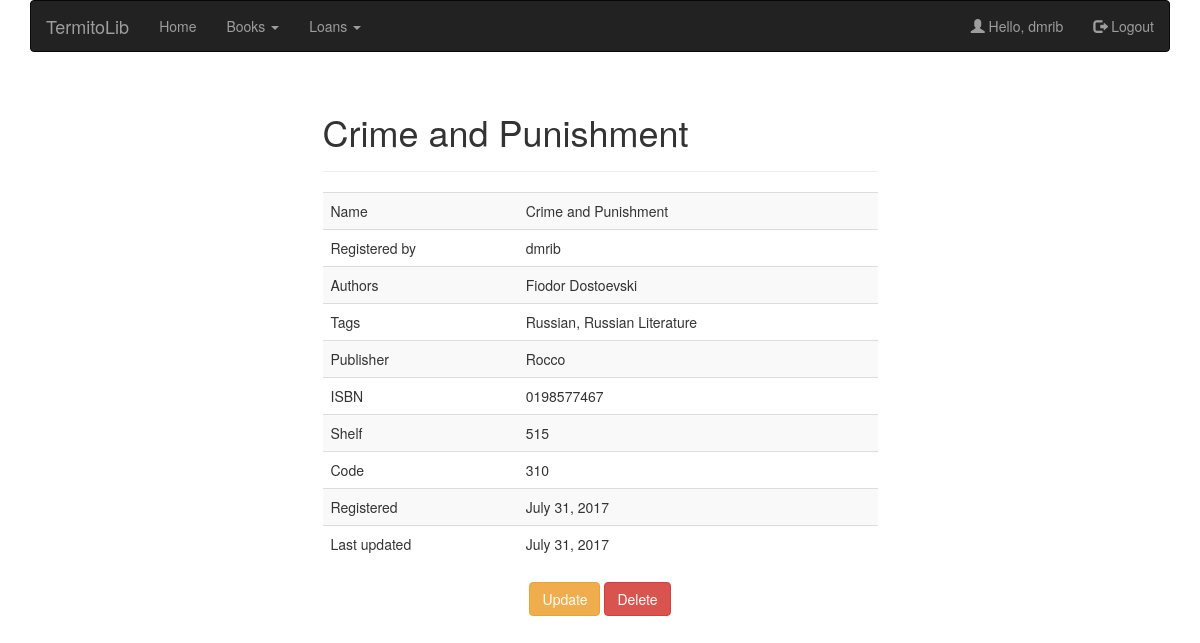
The page /books/8/ (signed in) on the database its author committed.
### books/models.py (models this page shows, shortened)
class Book(models.Model):
    registered_by = models.ForeignKey(settings.AUTH_USER_MODEL)
    name = models.CharField(max_length=200, unique=True)
    authors = models.TextField(max_length=500, help_text='Separate each item by comma.')
    tags = models.TextField(help_text='Separate each item by comma.', blank=True, null=True)
    publisher = models.CharField(max_length=200)
    isbn = models.CharField(max_length=200, unique=True)
    shelf = models.CharField(max_length=10)
    code = models.CharField(max_length=10, unique=True)
    copies = models.PositiveIntegerField()
    registered = models.DateTimeField(auto_now_add=True)
    updated = models.DateTimeField(auto_now=True)
    class Meta:
        ordering = ['name', 'code']
    def get_absolute_url(self):
        return f"/books/{self.pk}"

### books/views.py (the view)
# urls.py: url(r'^(?P<pk>[-\w]+)/$', BookDetailView.as_view(), name='book-detail'),
class BookDetailView(DetailView):
    model = Book
    context_object_name = 'book'

### books/templates/books/book_detail.html (shortened to what this page needs)
{% extends "layout.html" %}
{% block page_title %}{{ book.name }}{% endblock %}
{% block content %}
<div class="table-responsive">
    <table class="table table-striped">
        <tbody>
            <tr>
                <td>Name</td>
                <td>{{ book.name }}</td>
            </tr>
            <tr>
                <td>Registered by</td>
                <td>{{ book.registered_by.username }}</td>
            </tr>
            <tr>
                <td>Authors</td>
                <td>{{ book.authors }}</td>
            </tr>
            <tr>
                <td>Tags</td>
                <td>{{ book.tags }}</td>
            </tr>
            <tr>
                <td>Publisher</td>
                <td>{{ book.publisher }}</td>
            </tr>
            <tr>
                <td>ISBN</td>
                <td>{{ book.isbn }}</td>
            </tr>
            <tr>
                <td>Shelf</td>
                <td>{{ book.shelf }}</td>
            </tr>
            <tr>
                <td>Code</td>
                <td>{{ book.code }}</td>
            </tr>
            <tr>
                <td>Registered</td>
                <td>{{ book.registered|date }}</td>
            </tr>
            <tr>
                <td>Last updated</td>
                <td>{{ book.updated|date }}</td>
            </tr>
    </table>
</div>
<center>
    {% if request.user.is_staff %}
    <div class="btn-group">
        <a href="{{ book.get_absolute_url }}/update"><button type="button" class="btn btn-warning">Update</button></a>
        <a href="{{ book.get_absolute_url }}/delete"><button type="button" class="btn btn-danger">Delete</button></a>
    </div>
    {% endif %}
</center>
{% endblock%}

### templates/layout.html (shortened to what this page needs)
<!DOCTYPE html>
<html lang="en">
    <head>
        <link rel="stylesheet" href="https://maxcdn.bootstrapcdn.com/bootstrap/3.3.7/css/bootstrap.min.css">
    </head>
    <body>
        <div class="container">
            <nav class="navbar navbar-inverse">
                <div class="container-fluid">
                    <div class="navbar-header">
                        <a class="navbar-brand" href="{% url 'home' %}">TermitoLib</a>
                    </div>
                    <ul class="nav navbar-nav">
                        <li><a href="{% url 'home' %}">Home</a></li>
                        <li class="dropdown">
                            <a class="dropdown-toggle" data-toggle="dropdown" href="#">Books
                                <span class="caret"></span></a>
                        </li>
                        <li class="dropdown">
                            <a class="dropdown-toggle" data-toggle="dropdown" href="#">Loans
                                <span class="caret"></span></a>
                        </li>
                    </ul>
                    <ul class="nav navbar-nav navbar-right">
                        {% if user.is_authenticated %}
                        <li><a href="{% url 'home' %}"><span class="glyphicon glyphicon-user"></span> Hello, {{ user.username }}</a></li>
                        <li><a href="{% url 'logout' %}"><span class="glyphicon glyphicon-log-out"></span> Logout</a></li>
                        {% else %}
                        <li><a href="{% url 'users:signup' %}"><span class="glyphicon glyphicon-user"></span> Sign Up</a></li>
                        <li><a href="{% url 'login' %}"><span class="glyphicon glyphicon-log-in"></span> Login</a></li>
                        {% endif %}
                    </ul>
                </div>
            </nav>
        </div>
        <div class="container">
            <div class="row">
                <div class="col-sm-3"></div>
                <div class="col-sm-6">
                    <div class="page-header">
                        <h1>{% block page_title %} {% endblock %}</h1>
                    </div>
                    {% block content %}{% endblock %}
                </div>
                <div class="col-sm-3"></div>
            </div>
        </div>
    </body>
</html>

### rows shown on the page
Book: name "Crime and Punishment", registered_by.username "dmrib", authors "Fiodor Dostoevski", tags "Russian, Russian Literature", publisher "Rocco", isbn "0198577467", shelf "515", code "310", registered "July 31, 2017", updated "July 31, 2017"

### other values the page prints
{{ user.username }} "dmrib"
